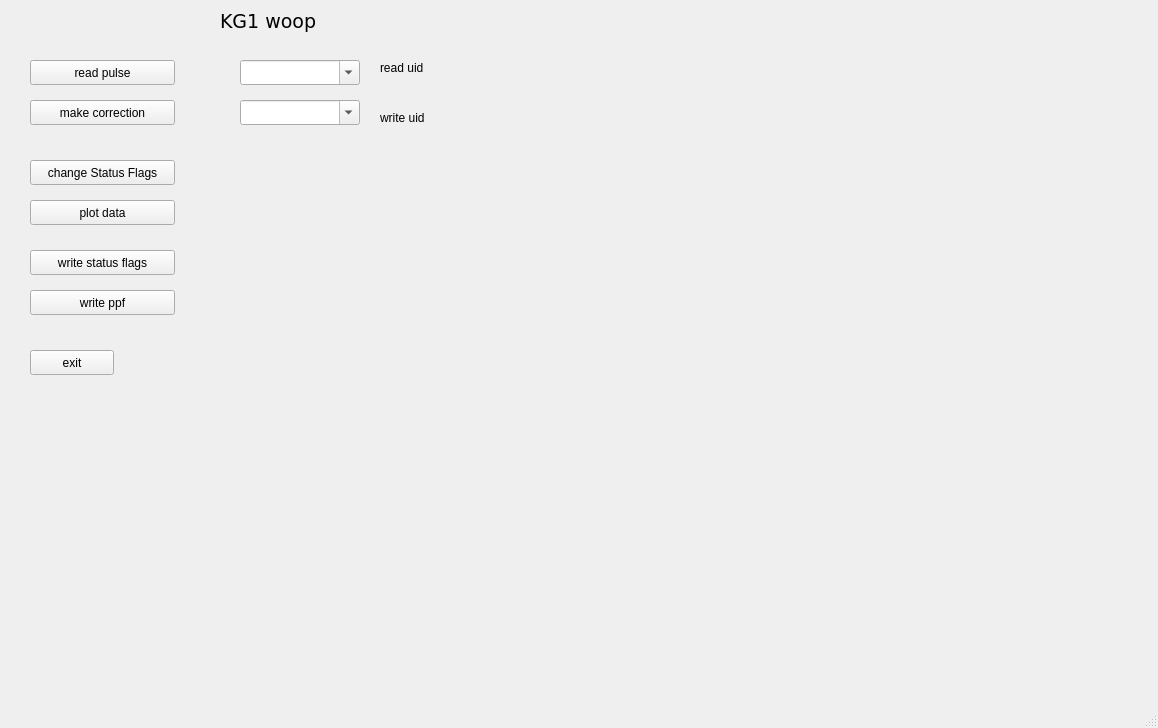
<?xml version="1.0" encoding="UTF-8"?>
<ui version="4.0">
 <class>MainWindow</class>
 <widget class="QMainWindow" name="MainWindow">
  <property name="geometry">
   <rect>
    <x>0</x>
    <y>0</y>
    <width>1158</width>
    <height>728</height>
   </rect>
  </property>
  <property name="windowTitle">
   <string>MainWindow</string>
  </property>
  <widget class="QWidget" name="centralwidget">
   <widget class="QLabel" name="title">
    <property name="geometry">
     <rect>
      <x>220</x>
      <y>10</y>
      <width>171</width>
      <height>22</height>
     </rect>
    </property>
    <property name="font">
     <font>
      <family>Verdana</family>
      <pointsize>14</pointsize>
     </font>
    </property>
    <property name="text">
     <string>KG1 woop</string>
    </property>
   </widget>
   <widget class="QPushButton" name="pushButton">
    <property name="geometry">
     <rect>
      <x>30</x>
      <y>60</y>
      <width>145</width>
      <height>25</height>
     </rect>
    </property>
    <property name="text">
     <string>read pulse</string>
    </property>
   </widget>
   <widget class="QPushButton" name="pushButton_2">
    <property name="geometry">
     <rect>
      <x>30</x>
      <y>100</y>
      <width>145</width>
      <height>25</height>
     </rect>
    </property>
    <property name="text">
     <string>make correction</string>
    </property>
   </widget>
   <widget class="QPushButton" name="pushButton_3">
    <property name="geometry">
     <rect>
      <x>30</x>
      <y>160</y>
      <width>145</width>
      <height>25</height>
     </rect>
    </property>
    <property name="text">
     <string>change Status Flags</string>
    </property>
   </widget>
   <widget class="QPushButton" name="pushButton_4">
    <property name="geometry">
     <rect>
      <x>30</x>
      <y>200</y>
      <width>145</width>
      <height>25</height>
     </rect>
    </property>
    <property name="text">
     <string>plot data</string>
    </property>
   </widget>
   <widget class="QPushButton" name="pushButton_5">
    <property name="geometry">
     <rect>
      <x>30</x>
      <y>250</y>
      <width>145</width>
      <height>25</height>
     </rect>
    </property>
    <property name="text">
     <string>write status flags</string>
    </property>
   </widget>
   <widget class="QPushButton" name="pushButton_6">
    <property name="geometry">
     <rect>
      <x>30</x>
      <y>290</y>
      <width>145</width>
      <height>25</height>
     </rect>
    </property>
    <property name="text">
     <string>write ppf</string>
    </property>
   </widget>
   <widget class="QPushButton" name="pushButton_7">
    <property name="geometry">
     <rect>
      <x>30</x>
      <y>350</y>
      <width>84</width>
      <height>25</height>
     </rect>
    </property>
    <property name="text">
     <string>exit</string>
    </property>
   </widget>
   <widget class="QComboBox" name="comboBox_Machine">
    <property name="geometry">
     <rect>
      <x>240</x>
      <y>60</y>
      <width>120</width>
      <height>25</height>
     </rect>
    </property>
    <property name="editable">
     <bool>true</bool>
    </property>
   </widget>
   <widget class="QComboBox" name="comboBox_Machine_2">
    <property name="geometry">
     <rect>
      <x>240</x>
      <y>100</y>
      <width>120</width>
      <height>25</height>
     </rect>
    </property>
    <property name="editable">
     <bool>true</bool>
    </property>
   </widget>
   <widget class="QLabel" name="label">
    <property name="geometry">
     <rect>
      <x>380</x>
      <y>60</y>
      <width>59</width>
      <height>15</height>
     </rect>
    </property>
    <property name="text">
     <string>read uid</string>
    </property>
   </widget>
   <widget class="QLabel" name="label_2">
    <property name="geometry">
     <rect>
      <x>380</x>
      <y>110</y>
      <width>59</width>
      <height>15</height>
     </rect>
    </property>
    <property name="text">
     <string>write uid</string>
    </property>
   </widget>
  </widget>
  <widget class="QMenuBar" name="menubar">
   <property name="geometry">
    <rect>
     <x>0</x>
     <y>0</y>
     <width>1158</width>
     <height>20</height>
    </rect>
   </property>
  </widget>
  <widget class="QStatusBar" name="statusbar"/>
 </widget>
 <resources/>
 <connections/>
</ui>
